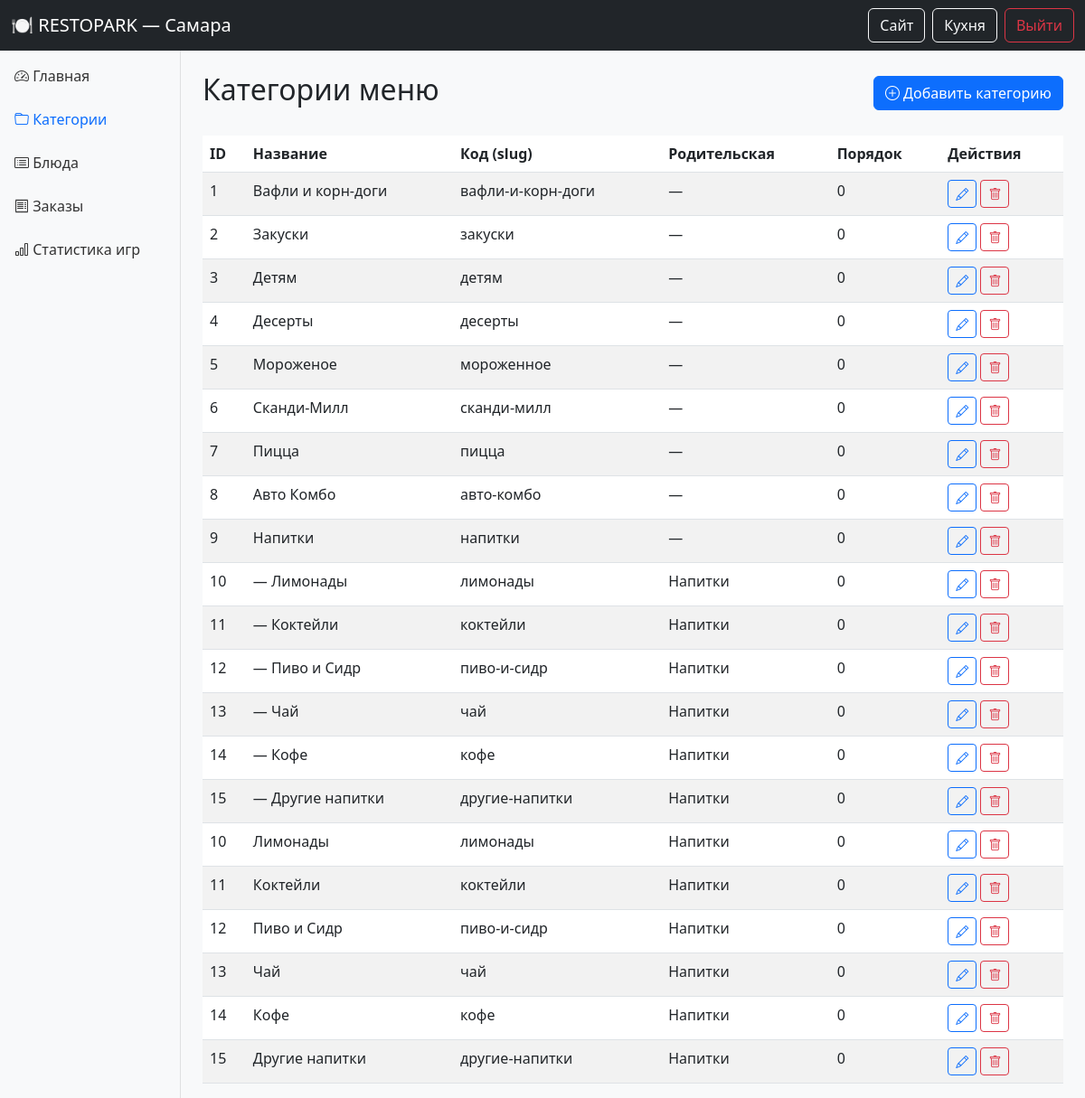
/admin/categories (signed in), run on an earlier commit of the app's database.
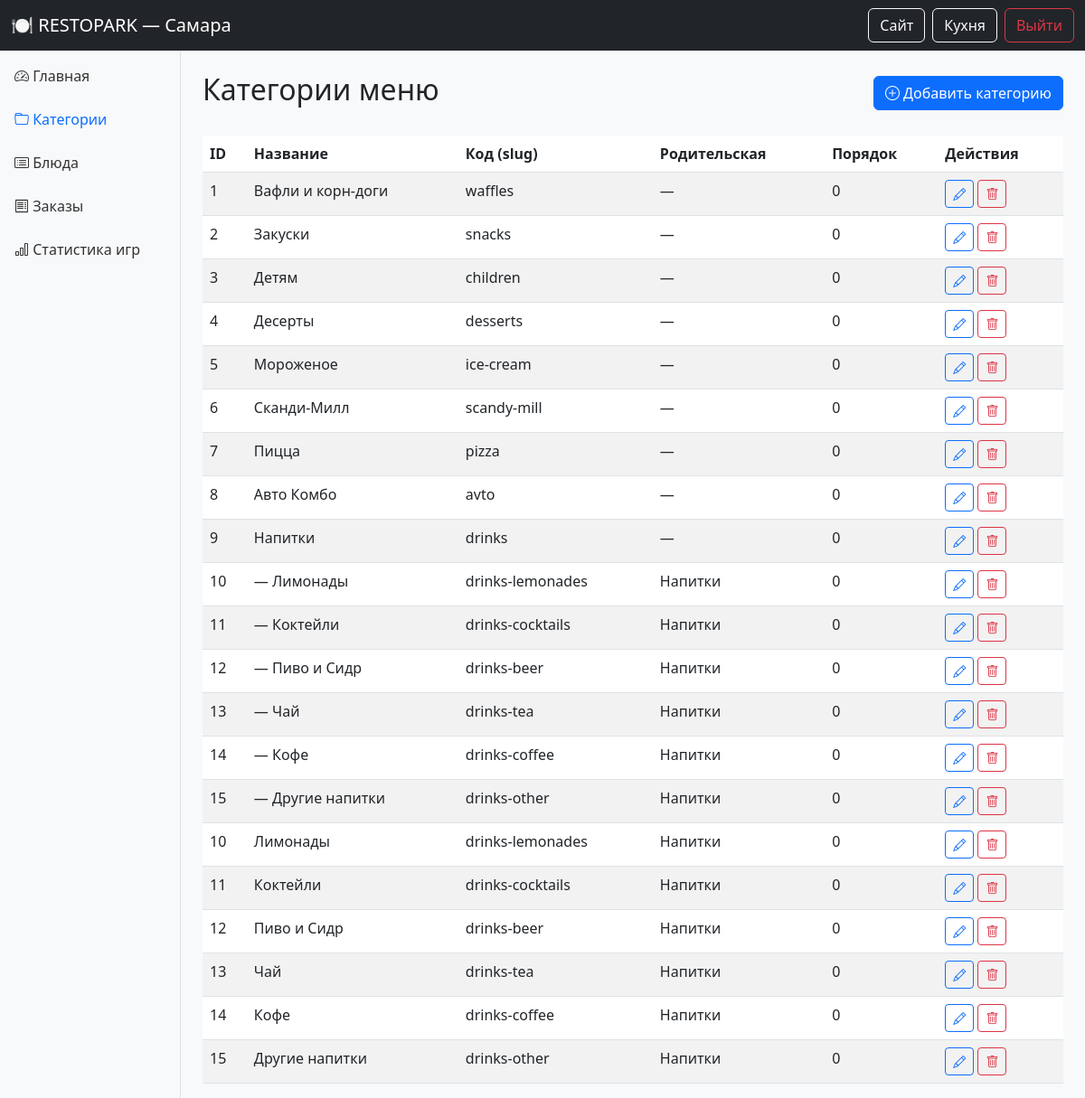
And on a later commit of the database.
### models.py (models this page shows, shortened)
class Category(db.Model):
    __tablename__ = 'categories'
    id = db.Column(db.Integer, primary_key=True)
    name = db.Column(db.String(100), nullable=False)
    slug = db.Column(db.String(100), unique=True, nullable=False)
    order = db.Column(db.Integer, default=0)
    parent_id = db.Column(db.Integer, db.ForeignKey('categories.id'), nullable=True)
    parent = db.relationship('Category', remote_side=[id], backref='subcategories')
    items = db.relationship('MenuItem', backref='category', lazy='dynamic', cascade='all, delete-orphan')

### app.py (the view)
    def decorated(*args, **kwargs):
        if not session.get('admin_logged_in'):
            return redirect(url_for('admin_login'))
        return f(*args, **kwargs)

### app.py (called while the page is built)
def admin_required(f):
    def decorated(*args, **kwargs):
        if not session.get('admin_logged_in'):
            return redirect(url_for('admin_login'))
        return f(*args, **kwargs)
    decorated.__name__ = f.__name__
    return decorated

@app.route('/admin/categories')
@admin_required
def admin_categories():
    categories = Category.query.order_by(Category.order).all()
    return render_template('admin/categories.html', categories=categories)

### templates/admin/categories.html (shortened to what this page needs)
{% extends "admin/base.html" %}
{% block content %}
<div class="d-flex justify-content-between align-items-center mb-4">
    <h2>Категории меню</h2>
    <button class="btn btn-primary" data-bs-toggle="modal" data-bs-target="#addCategoryModal">
        <i class="bi bi-plus-circle"></i> Добавить категорию
    </button>
</div>
<div class="table-responsive">
    <table class="table table-striped table-hover">
        <thead>
            <tr>
                <th>ID</th>
                <th>Название</th>
                <th>Код (slug)</th>
                <th>Родительская</th>
                <th>Порядок</th>
                <th>Действия</th>
            </tr>
        </thead>
        <tbody>
            {% for cat in categories recursive %}
            <tr>
                <td>{{ cat.id }}</td>
                <td>{{ '—' * (loop.depth-1) }} {{ cat.name }}</td>
                <td>{{ cat.slug }}</td>
                <td>{{ cat.parent.name if cat.parent else '—' }}</td>
                <td>{{ cat.order }}</td>
                <td class="table-actions">
                    <button class="btn btn-sm btn-outline-primary" data-bs-toggle="modal" data-bs-target="#editCategoryModal{{ cat.id }}" title="Редактировать">
                        <i class="bi bi-pencil"></i>
                    </button>
                    <a href="{{ url_for('admin_category_delete', id=cat.id) }}" class="btn btn-sm btn-outline-danger" onclick="return confirm('Удалить категорию и все вложенные элементы?')" title="Удалить">
                        <i class="bi bi-trash"></i>
                    </a>
                </td>
            </tr>
            {% if cat.subcategories %}
                {{ loop(cat.subcategories|sort(attribute='order')) }}
            {% endif %}
            {% endfor %}
        </tbody>
    </table>
</div>
{% endblock %}

### templates/admin/base.html (shortened to what this page needs)
<!DOCTYPE html>
<html lang="ru">
<head>
    <link href="https://cdn.jsdelivr.net/npm/bootstrap@5.3.0/dist/css/bootstrap.min.css" rel="stylesheet">
    <link rel="stylesheet" href="https://cdn.jsdelivr.net/npm/bootstrap-icons@1.11.3/font/bootstrap-icons.min.css">
</head>
<body>
    <nav class="navbar navbar-dark bg-dark fixed-top">
        <div class="container-fluid">
            <a class="navbar-brand" href="{{ url_for('admin_dashboard') }}">🍽️ RESTOPARK — Самара</a>
            <div class="d-flex">
                <a href="{{ url_for('index') }}" class="btn btn-outline-light me-2" target="_blank">Сайт</a>
                <a href="{{ url_for('kitchen_admin') }}" class="btn btn-outline-light me-2" target="_blank">Кухня</a>
                <a href="{{ url_for('admin_logout') }}" class="btn btn-outline-danger">Выйти</a>
            </div>
        </div>
    </nav>
    <div class="container-fluid">
        <div class="row">
            <nav class="col-md-2 d-md-block bg-light sidebar" id="sidebar">
                <div class="position-sticky">
                    <ul class="nav flex-column">
                        <li class="nav-item">
                            <a class="nav-link {{ 'active' if request.endpoint == 'admin_dashboard' }}" href="{{ url_for('admin_dashboard') }}"><i class="bi bi-speedometer2"></i> Главная</a>
                        </li>
                        <li class="nav-item">
                            <a class="nav-link {{ 'active' if request.endpoint == 'admin_categories' }}" href="{{ url_for('admin_categories') }}"><i class="bi bi-folder"></i> Категории</a>
                        </li>
                        <li class="nav-item">
                            <a class="nav-link {{ 'active' if request.endpoint == 'admin_items' }}" href="{{ url_for('admin_items') }}"><i class="bi bi-card-list"></i> Блюда</a>
                        </li>
                        <li class="nav-item">
                            <a class="nav-link {{ 'active' if request.endpoint == 'admin_orders' }}" href="{{ url_for('admin_orders') }}"><i class="bi bi-receipt"></i> Заказы</a>
                        </li>
                        <li class="nav-item">
                            <a class="nav-link {{ 'active' if request.endpoint == 'admin_stats' }}" href="{{ url_for('admin_stats') }}"><i class="bi bi-bar-chart"></i> Статистика игр</a>
                        </li>
                    </ul>
                </div>
            </nav>
            <main class="col-md-10 ms-sm-auto px-md-4">
                {% block content %}{% endblock %}
            </main>
        </div>
    </div>
</body>
</html>

### templates/admin/base.html (style rules this page uses)
body { padding-top: 60px; background: #f8f9fa; }
.sidebar { position: fixed; top: 0; bottom: 0; left: 0; z-index: 100; padding: 60px 0 0; box-shadow: inset -1px 0 0 rgba(0,0,0,.1); }
.sidebar .nav-link { font-weight: 500; color: #333; padding: 0.75rem 1rem; }
.sidebar .nav-link.active { color: #0d6efd; }
main { padding-top: 20px; }

What changed in the data, as far as the page shows it:
changed Category "Вафли и корн-доги": slug "вафли-и-корн-доги" → "waffles"
changed Category "Закуски": slug "закуски" → "snacks"
changed Category "Детям": slug "детям" → "children"
changed Category "Десерты": slug "десерты" → "desserts"
changed Category "Мороженое": slug "мороженное" → "ice-cream"
changed Category "Сканди-Милл": slug "сканди-милл" → "scandy-mill"
changed Category "Пицца": slug "пицца" → "pizza"
changed Category "Авто Комбо": slug "авто-комбо" → "avto"
changed Category id 9: slug "напитки" → "drinks"
changed Category "Лимонады": slug "лимонады" → "drinks-lemonades"
changed Category "Коктейли": slug "коктейли" → "drinks-cocktails"
changed Category "Пиво и Сидр": slug "пиво-и-сидр" → "drinks-beer"
changed Category "Чай": slug "чай" → "drinks-tea"
changed Category "Кофе": slug "кофе" → "drinks-coffee"
changed Category "Другие напитки": slug "другие-напитки" → "drinks-other"
